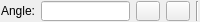
<?xml version="1.0" encoding="UTF-8"?>
<ui version="4.0">
 <class>Ui_DimLinearOptions</class>
 <widget class="QWidget" name="Ui_DimLinearOptions">
  <property name="geometry">
   <rect>
    <x>0</x>
    <y>0</y>
    <width>200</width>
    <height>22</height>
   </rect>
  </property>
  <property name="sizePolicy">
   <sizepolicy hsizetype="Preferred" vsizetype="Fixed">
    <horstretch>0</horstretch>
    <verstretch>0</verstretch>
   </sizepolicy>
  </property>
  <property name="minimumSize">
   <size>
    <width>180</width>
    <height>22</height>
   </size>
  </property>
  <property name="maximumSize">
   <size>
    <width>200</width>
    <height>22</height>
   </size>
  </property>
  <property name="windowTitle">
   <string>Linear Dimension Options</string>
  </property>
  <layout class="QHBoxLayout">
   <property name="leftMargin">
    <number>1</number>
   </property>
   <property name="topMargin">
    <number>1</number>
   </property>
   <property name="rightMargin">
    <number>1</number>
   </property>
   <property name="bottomMargin">
    <number>1</number>
   </property>
   <item>
    <widget class="QLabel" name="lAngle">
     <property name="sizePolicy">
      <sizepolicy hsizetype="Fixed" vsizetype="Fixed">
       <horstretch>0</horstretch>
       <verstretch>0</verstretch>
      </sizepolicy>
     </property>
     <property name="minimumSize">
      <size>
       <width>0</width>
       <height>19</height>
      </size>
     </property>
     <property name="frameShape">
      <enum>QFrame::NoFrame</enum>
     </property>
     <property name="frameShadow">
      <enum>QFrame::Plain</enum>
     </property>
     <property name="text">
      <string>Angle:</string>
     </property>
     <property name="wordWrap">
      <bool>false</bool>
     </property>
    </widget>
   </item>
   <item>
    <widget class="QLineEdit" name="leAngle">
     <property name="sizePolicy">
      <sizepolicy hsizetype="Preferred" vsizetype="Fixed">
       <horstretch>0</horstretch>
       <verstretch>0</verstretch>
      </sizepolicy>
     </property>
     <property name="minimumSize">
      <size>
       <width>0</width>
       <height>19</height>
      </size>
     </property>
     <property name="text">
      <string/>
     </property>
    </widget>
   </item>
   <item>
    <widget class="QToolButton" name="bHor">
     <property name="sizePolicy">
      <sizepolicy hsizetype="Fixed" vsizetype="Fixed">
       <horstretch>0</horstretch>
       <verstretch>0</verstretch>
      </sizepolicy>
     </property>
     <property name="minimumSize">
      <size>
       <width>0</width>
       <height>19</height>
      </size>
     </property>
     <property name="text">
      <string/>
     </property>
     <property name="icon">
      <iconset resource="../../../res/extui/extui.qrc">
       <normaloff>:/extui/dimhor.png</normaloff>:/extui/dimhor.png</iconset>
     </property>
    </widget>
   </item>
   <item>
    <widget class="QToolButton" name="bVer">
     <property name="sizePolicy">
      <sizepolicy hsizetype="Fixed" vsizetype="Fixed">
       <horstretch>0</horstretch>
       <verstretch>0</verstretch>
      </sizepolicy>
     </property>
     <property name="minimumSize">
      <size>
       <width>0</width>
       <height>19</height>
      </size>
     </property>
     <property name="text">
      <string/>
     </property>
     <property name="icon">
      <iconset resource="../../../res/extui/extui.qrc">
       <normaloff>:/extui/dimver.png</normaloff>:/extui/dimver.png</iconset>
     </property>
    </widget>
   </item>
   <item>
    <widget class="Line" name="sep1">
     <property name="sizePolicy">
      <sizepolicy hsizetype="Fixed" vsizetype="Minimum">
       <horstretch>0</horstretch>
       <verstretch>0</verstretch>
      </sizepolicy>
     </property>
     <property name="minimumSize">
      <size>
       <width>0</width>
       <height>19</height>
      </size>
     </property>
     <property name="frameShape">
      <enum>QFrame::VLine</enum>
     </property>
     <property name="frameShadow">
      <enum>QFrame::Sunken</enum>
     </property>
    </widget>
   </item>
  </layout>
 </widget>
 <layoutdefault spacing="6" margin="11"/>
 <resources>
  <include location="../../../res/extui/extui.qrc"/>
 </resources>
 <connections>
  <connection>
   <sender>leAngle</sender>
   <signal>textChanged(QString)</signal>
   <receiver>Ui_DimLinearOptions</receiver>
   <slot>updateAngle(QString)</slot>
   <hints>
    <hint type="sourcelabel">
     <x>20</x>
     <y>20</y>
    </hint>
    <hint type="destinationlabel">
     <x>20</x>
     <y>20</y>
    </hint>
   </hints>
  </connection>
  <connection>
   <sender>bHor</sender>
   <signal>clicked()</signal>
   <receiver>Ui_DimLinearOptions</receiver>
   <slot>setHor()</slot>
   <hints>
    <hint type="sourcelabel">
     <x>20</x>
     <y>20</y>
    </hint>
    <hint type="destinationlabel">
     <x>20</x>
     <y>20</y>
    </hint>
   </hints>
  </connection>
  <connection>
   <sender>bVer</sender>
   <signal>clicked()</signal>
   <receiver>Ui_DimLinearOptions</receiver>
   <slot>setVer()</slot>
   <hints>
    <hint type="sourcelabel">
     <x>20</x>
     <y>20</y>
    </hint>
    <hint type="destinationlabel">
     <x>20</x>
     <y>20</y>
    </hint>
   </hints>
  </connection>
 </connections>
</ui>
